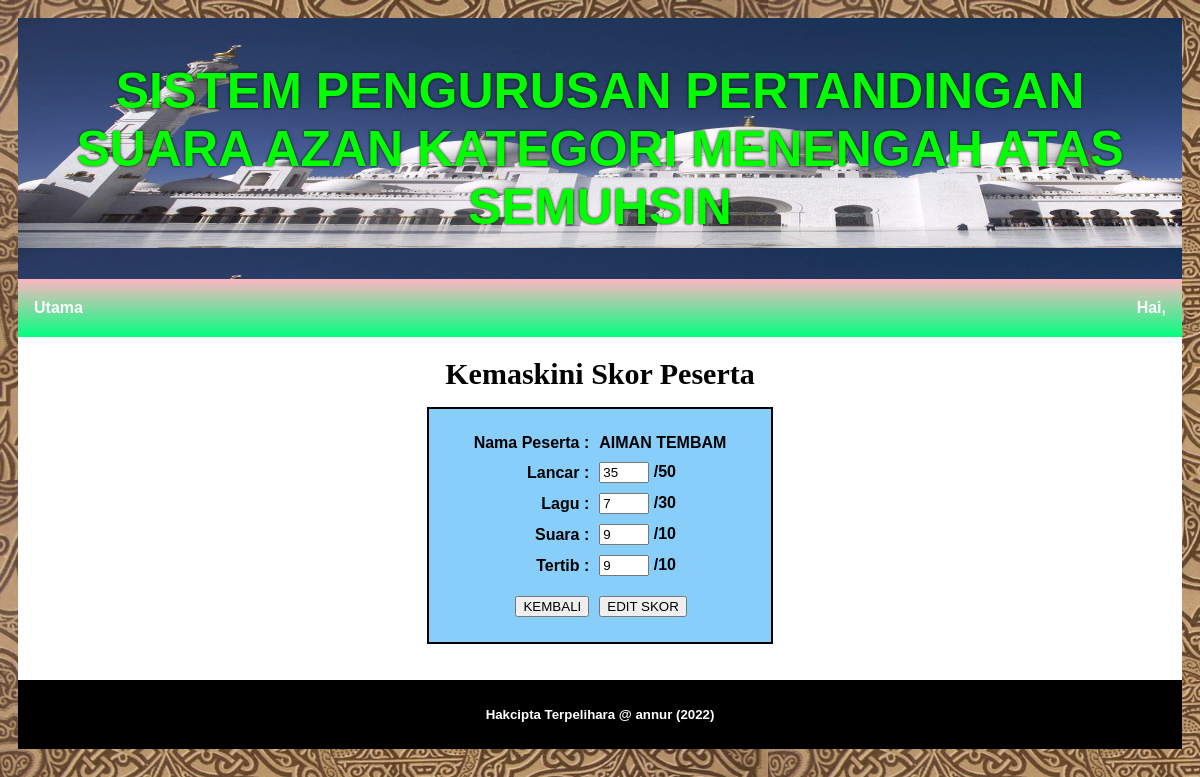
/annur/edit_skor.php?ids=1 (signed in), run on the app's committed database.
### tables this page shows
CREATE TABLE `skor` (
  `id` int(3) NOT NULL,
  `lancar` int(2) NOT NULL,
  `lagu` int(2) NOT NULL,
  `suara` int(2) NOT NULL,
  `tertib` int(2) NOT NULL,
  `nokp_peserta` varchar(12) NOT NULL,
  `login_id` varchar(8) NOT NULL
);

CREATE TABLE `peserta` (
  `nokp_peserta` varchar(12) NOT NULL,
  `nama_peserta` varchar(255) NOT NULL,
  `no_telefon` varchar(11) NOT NULL,
  `kod_kelas` varchar(7) NOT NULL
);

### annur/edit_skor.php (the view, shortened to what this page needs)
<?php
include ("header.php");
include ("nav.php");
?>
<html>
<head>
</head>
<body>
<?php
$ids = $_GET['ids'];
$sql2 = "SELECT * FROM skor
         INNER JOIN peserta USING (nokp_peserta)
		 WHERE id = '$ids'";
$result2 = mysqli_query($conn, $sql2) or die(mysqli_error());
$row2 = mysqli_fetch_array($result2);
?>
<div id="mainbody">
<form action="edit_skor.php?ids=<?php echo $ids; ?>"
      method="POST">
<div id="tajuk">Kemaskini Skor Peserta</div><p>
<table cellpadding=5px>
<tr>
  <td style="width: 30px"></td>
  <td></td>
  <td></td>
  <td style="width: 30px"></td>
</tr>
<tr>
  <td></td>
  <td></td>
  <td></td>
  <td></td>
</tr>
<tr>
  <td></td>
  <td>Nama Peserta :</td>
  <td><?php echo $row2['nama_peserta']; ?></td>
  <td></td>
</tr>
<tr>
  <td></td>
  <td>Lancar :</td>
  <td><input type="number" name="skor1" min="1" max="50"
             value="<?php echo $row2['lancar']; ?>"
			 required> /50</td>
  <td></td>
</tr>
<tr>
  <td></td>
  <td>Lagu :</td>
  <td><input type="number" name="skor2" min="1" max="30"
             value="<?php echo $row2['lagu']; ?>"
			 required> /30</td>
  <td></td>
</tr>
<tr>
  <td></td>
  <td>Suara :</td>
  <td><input type="number" name="skor3" min="1" max="10"
             value="<?php echo $row2['suara']; ?>"
			 required> /10</td>
  <td></td>
</tr>
<tr>
  <td></td>
  <td>Tertib :</td>
  <td><input type="number" name="skor4" min="1" max="10"
             value="<?php echo $row2['tertib']; ?>"
			 required> /10</td>
  <td></td>
</tr>
<tr>
  <td></td>
  <td></td>
  <td></td>
  <td></td>
</tr>
<tr>
  <td></td>
  <td><input type="button" name="back" value="KEMBALI"
             onClick="javascript:history.go(-1)"></td>
  <td><input type="submit" name="edit" value="EDIT SKOR">
      </td>
  <td></td>
</tr>
<tr>
  <td></td>
  <td></td>
  <td></td>
  <td></td>
</tr>
<tr>
  <td></td>
  <td></td>
  <td></td>
  <td></td>
</tr>
</table>
</form>
</div>
<?php include ("footer.php"); ?>
</body>
</html>

### annur/edit_skor.php (style rules this page uses)
#mainbody { background-color: white; padding: 20px; }
#tajuk { font-size: 30px; font-family: Tw Cen MT Condensed; font-weight: bold; text-align: center; }
table { border: 2px solid black; border-collapse: collapse; margin: auto; font-weight: bold; background-color: LightSkyBlue; }
td:nth-child(2) { text-align: right; }
td:nth-child(3) { text-align: left; }
input[type='number'] { width: 50px; }

### data on the page
skor: nokp_peserta.nama_peserta "AIMAN TEMBAM", skor1 "35", skor2 "7", skor3 "9", skor4 "9"
